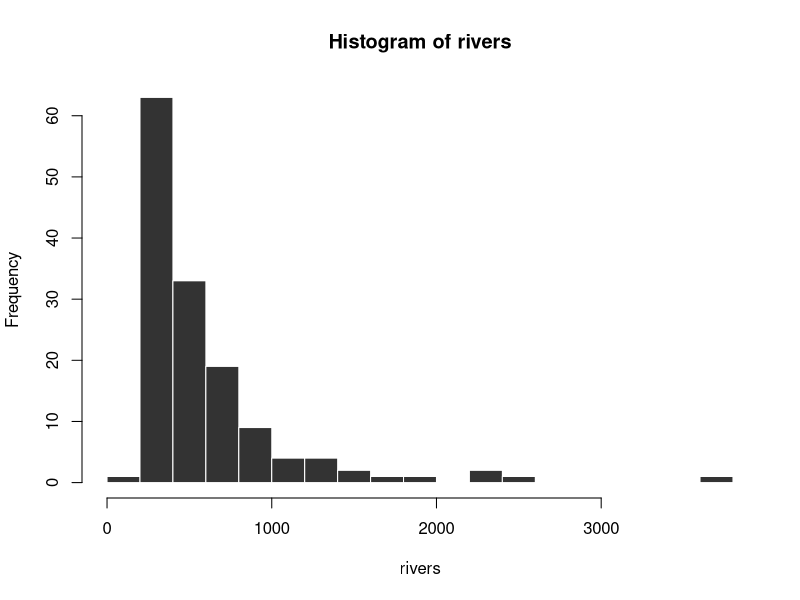
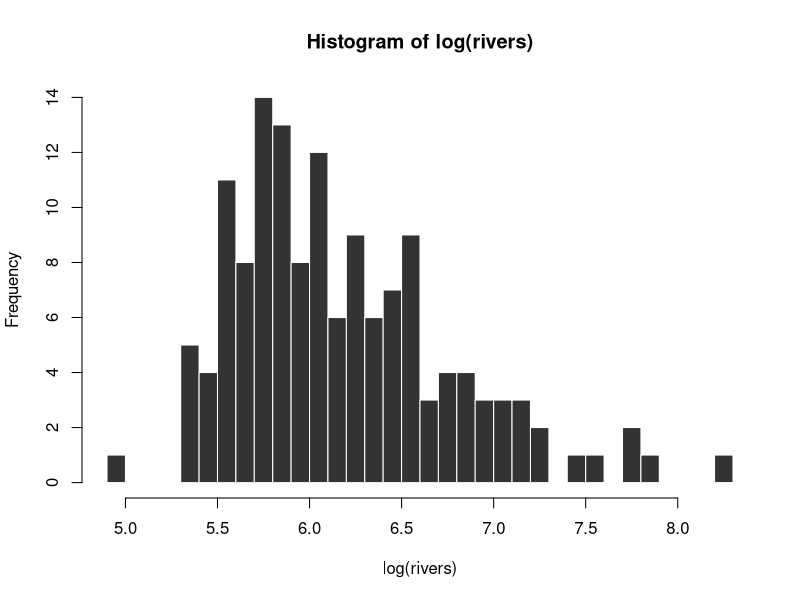
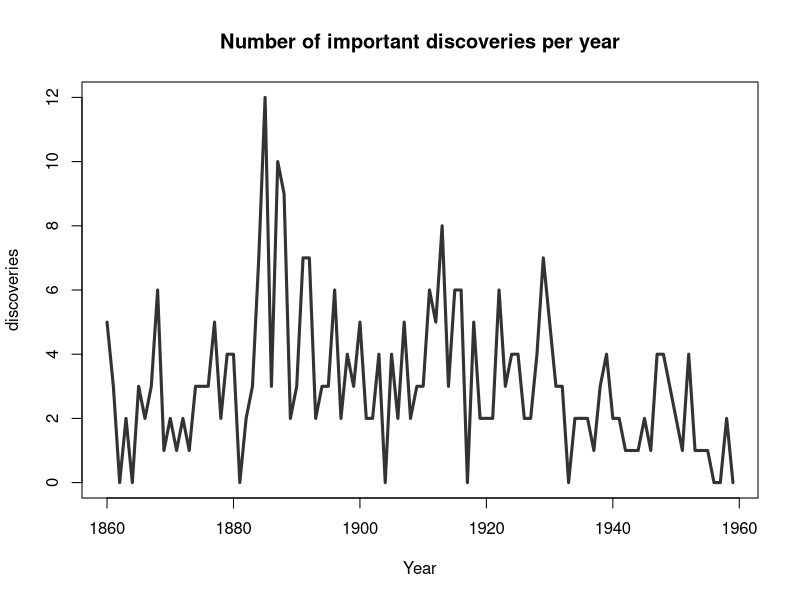
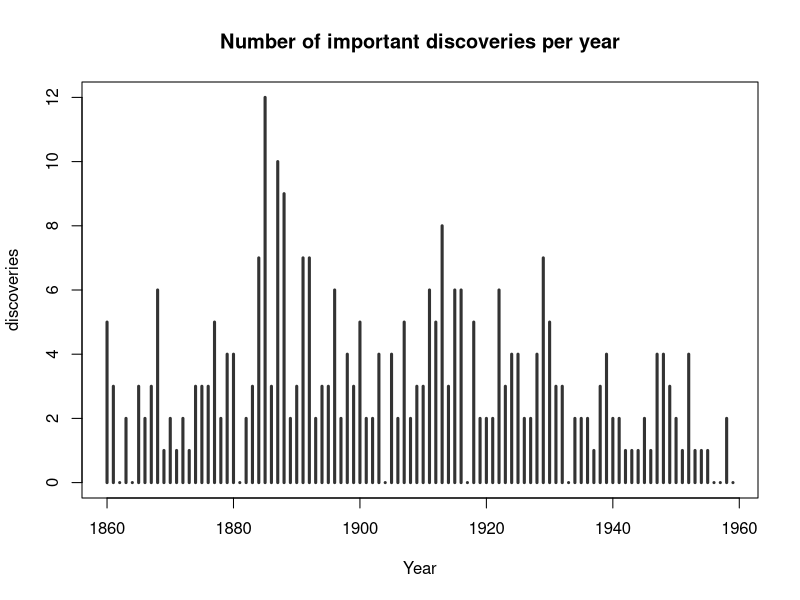

Write the R code that produced these figures, in order.
#Purpose: A program using the "R" language to show 
#a pre made data set of American rivers, and place 
#the information onto a histogram.

data()# browse pre-loaded data sets
data(rivers)# get this one: "Lengths of Major North American Rivers"
ls() # notice that "rivers" now appears in the workspace
head(rivers) # peek at the data set
# 735 320 325 392 524 450

length(rivers)  # how many rivers were measured?
# 141
summary(rivers) # summary of stats

# make a stem-and-leaf plot (a histogram-like data visualization)
stem(rivers)
stem(log(rivers))

#begin visualization

# creates a histogram:
hist(rivers, col="#333333", border="white", breaks=25)
#changes visualization
hist(log(rivers), col="#333333", border="white", breaks=25) 

# pre loaded one
data(discoveries)
plot(discoveries, col="#333333", lwd=3, xlab="Year",
     main="Number of important discoveries per year")
plot(discoveries, col="#333333", lwd=3, type = "h", xlab="Year",
     main="Number of important discoveries per year")
     #practice for Reaserch - Directed Study 285 - R
